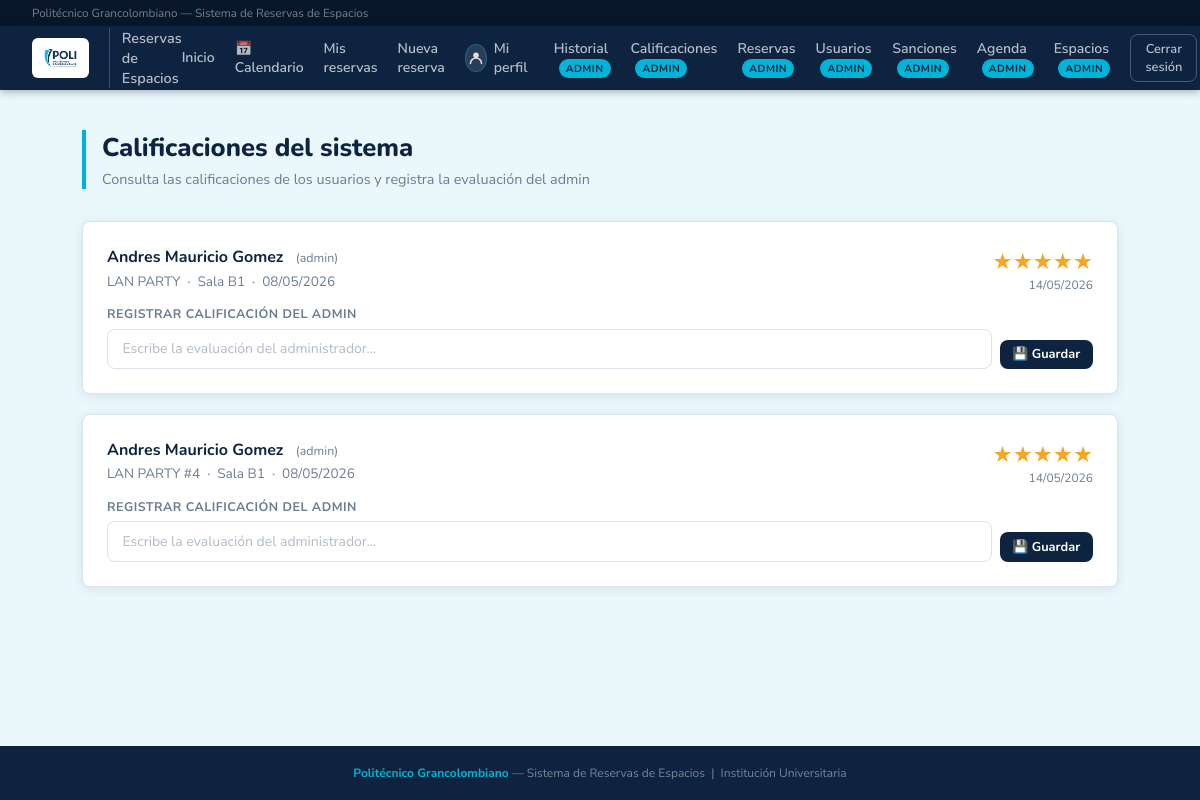
The page /admin/calificaciones (signed in) on the database its author committed.
### database.py (models this page shows, shortened)
class Calificacion(Base):
    __tablename__ = "calificacion"
    id         = Column(Integer, primary_key=True, autoincrement=True)
    puntuacion = Column(Integer, nullable=False)   # 1 a 5 estrellas
    comentario = Column(String,  nullable=True)
    fecha      = Column(Date,    nullable=False)
    respuesta_admin = Column(String, nullable=True)
    reserva_id = Column(Integer, ForeignKey("reserva.id"), unique=True, nullable=False)
    reserva    = relationship("Reserva", back_populates="calificacion")

class Usuario(Base):
    __tablename__ = "usuario"
    id         = Column(Integer, primary_key=True, autoincrement=True)
    nombre     = Column(String, nullable=False)
    correo     = Column(String, nullable=False, unique=True)
    contrasena = Column(String, nullable=False)
    rol        = Column(String, nullable=False)  # 'docente' | 'administrativo' | 'externa' | 'admin'
    activo  = Column(Boolean, default=True, nullable=False)   # False = cuenta desactivada
    strikes = Column(Integer, default=0,    nullable=False)   # Reportes asignados por el admin
    cod_docente  = Column(String,  nullable=True)
    departamento = Column(String,  nullable=True)
    dependencia = Column(String, nullable=True)
    empresa  = Column(String, nullable=True)
    telefono = Column(String, nullable=True)
    reservas = relationship("Reserva", back_populates="usuario")
    sanciones_recibidas = relationship(
        "Sancion",
        foreign_keys="Sancion.usuario_id",
        back_populates="usuario",
    )
    sanciones_aplicadas = relationship(
        "Sancion",
        foreign_keys="Sancion.admin_id",
        back_populates="admin",
    )
    __mapper_args__ = {
        "polymorphic_on": rol,
        "polymorphic_identity": "usuario",
    }

class Institucional(Usuario):
    __mapper_args__ = {"polymorphic_identity": "institucional"}

class Reserva(Base):
    __tablename__ = "reserva"
    id            = Column(Integer, primary_key=True, autoincrement=True)
    cant_personas = Column(Integer, nullable=False)
    tipo_evento   = Column(String,  nullable=False)
    finalidad     = Column(String,  nullable=True)
    indumentaria          = Column(String, nullable=True)
    servicios_adicionales = Column(String, nullable=True)  # RF-11: sonido, video, sillas, etc.
    justificacion_rechazo = Column(String, nullable=True)  # Razón del rechazo (obligatoria al rechazar)
    fecha        = Column(Date,     nullable=False)
    hora_inicio  = Column(Time,     nullable=False)
    hora_fin     = Column(Time,     nullable=False)
    estado       = Column(String,   nullable=False, default="pendiente")
    usuario_id   = Column(Integer, ForeignKey("usuario.id"), nullable=False)
    usuario            = relationship("Usuario",               back_populates="reservas")
    espacios           = relationship("Espacio",               secondary=reserva_espacio, back_populates="reservas")
    calificacion       = relationship("Calificacion",          back_populates="reserva", uselist=False)
    personas_externas  = relationship("PersonaExternaReserva", back_populates="reserva",
                                      cascade="all, delete-orphan")
    sanciones          = relationship("Sancion", back_populates="reserva")

class Espacio(Base):
    __tablename__ = "espacio"
    id        = Column(Integer, primary_key=True, autoincrement=True)
    nombre    = Column(String,  nullable=False)
    capacidad = Column(Integer, nullable=False)
    costo_externo = Column(Numeric(12, 2), nullable=True)
    reservas  = relationship("Reserva", secondary=reserva_espacio, back_populates="espacios")

### app.py (the view)
@app.route("/admin/calificaciones")
@requiere_login
@requiere_admin
def admin_calificaciones():
    u = usuario_logueado()
    calificaciones = (
        db.query(Calificacion)
        .join(Calificacion.reserva)
        .order_by(Calificacion.fecha.desc())
        .all()
    )
    promedio_global = None
    if calificaciones:
        promedio_global = round(sum(c.puntuacion for c in calificaciones) / len(calificaciones), 1)
    promedios_espacio = {}
    for cal in calificaciones:
        for esp in cal.reserva.espacios:
            if esp.nombre not in promedios_espacio:
                promedios_espacio[esp.nombre] = []
            promedios_espacio[esp.nombre].append(cal.puntuacion)
    promedios_espacio = {
        k: round(sum(v) / len(v), 1)
        for k, v in promedios_espacio.items()
    }
    dist_estrellas = {i: 0 for i in range(1, 6)}
    for cal in calificaciones:
        dist_estrellas[cal.puntuacion] = dist_estrellas.get(cal.puntuacion, 0) + 1
    return render_template(
        "admin_calificaciones.html",
        usuario=u,
        calificaciones=calificaciones,
        promedio_global=promedio_global,
        promedios_espacio=promedios_espacio,
        dist_estrellas=dist_estrellas,
        total_cals=len(calificaciones),
    )

### app.py (called while the page is built)
@app.after_request
def add_header(response):
    response.headers["Cache-Control"] = "no-cache, no-store, must-revalidate"
    response.headers["Pragma"] = "no-cache"
    response.headers["Expires"] = "0"
    return response

@app.teardown_appcontext
def shutdown_session(exception=None):
    DBSession.remove()

@app.after_request
def agregar_headers_no_cache(response):
    response.headers["Cache-Control"] = "no-store, no-cache, must-revalidate, max-age=0, post-check=0, pre-check=0"
    response.headers["Pragma"] = "no-cache"
    response.headers["Expires"] = "-1"
    return response

@app.before_request
def limpiar_sesion_al_iniciar():
    if not app.config.get("SESION_LIMPIADA"):
        session.clear()
        app.config["SESION_LIMPIADA"] = True
        _cargar_espacios_predefinidos()

def usuario_logueado():
    uid = session.get("usuario_id")
    if uid:
        return db.get(Usuario, uid)
    return None

def requiere_login(f):
    from functools import wraps
    @wraps(f)
    def wrapper(*args, **kwargs):
        u = usuario_logueado()
        if not u:
            flash("Debes iniciar sesión primero.", "warning")
            return redirect(url_for("login"))
        if not u.activo:
            session.clear()
            flash("Tu cuenta ha sido desactivada. Contacta al administrador.", "danger")
            return redirect(url_for("login"))
        return f(*args, **kwargs)
    return wrapper

def requiere_admin(f):
    from functools import wraps
    @wraps(f)
    def wrapper(*args, **kwargs):
        u = usuario_logueado()
        if not u or u.rol != "admin":
            flash("No tienes permiso para acceder a esa página.", "danger")
            return redirect(url_for("dashboard"))
        return f(*args, **kwargs)
    return wrapper

### templates/admin_calificaciones.html (shortened to what this page needs)
{% extends "base.html" %}
{% block content %}
<div class="page-header">
  <h1>Calificaciones del sistema</h1>
  <p>Consulta las calificaciones de los usuarios y registra la evaluación del admin</p>
</div>
{% if calificaciones %}
<div style="display:flex; flex-direction:column; gap:1.25rem;">
  {% for cal in calificaciones %}
  <div class="card">
    <div style="display:flex; justify-content:space-between; align-items:flex-start; flex-wrap:wrap; gap:1rem;">
      <div>
        <div style="font-weight:700; font-size:1rem; font-family:'Nunito',sans-serif; color:var(--navy);">
          {{ cal.reserva.usuario.nombre }}
          <span style="font-size:.78rem; font-weight:400; color:var(--muted); margin-left:.5rem;">({{ cal.reserva.usuario.rol }})</span>
        </div>
        <div style="font-size:.85rem; color:var(--muted); margin-top:.2rem;">
          {{ cal.reserva.tipo_evento }} &nbsp;·&nbsp;
          {% for e in cal.reserva.espacios %}{{ e.nombre }}{% endfor %} &nbsp;·&nbsp;
          {{ cal.reserva.fecha.strftime('%d/%m/%Y') }}
        </div>
      </div>
      <div style="text-align:right;">
        <div style="font-size:1.4rem; color:#f5a623;">
          {% for i in range(cal.puntuacion) %}★{% endfor %}{% for i in range(5 - cal.puntuacion) %}<span style="color:#ddd;">★</span>{% endfor %}
        </div>
        <div style="font-size:.75rem; color:var(--muted);">{{ cal.fecha.strftime('%d/%m/%Y') }}</div>
      </div>
    </div>
    {% if cal.respuesta_admin %}
    <div style="background:#eaf7ee; border-radius:6px; padding:.75rem 1rem; margin-top:.75rem; font-size:.88rem; color:#1a6630; border-left:3px solid var(--success);">
      🛡️ <strong>Respuesta del administrador:</strong> {{ cal.respuesta_admin }}
    </div>
    {% else %}
    <form method="POST" action="{{ url_for('admin_responder_calificacion', cid=cal.id) }}" style="margin-top:.75rem;">
      <div style="display:flex; gap:.5rem; align-items:flex-end;">
        <div style="flex:1;">
          <label style="display:block; font-size:.78rem; color:var(--muted); font-weight:700; text-transform:uppercase; letter-spacing:.04em; margin-bottom:.4rem;">
            Registrar calificación del admin
          </label>
          <input type="text" name="respuesta" required placeholder="Escribe la evaluación del administrador..."
            style="width:100%; background:var(--white); border:1.5px solid var(--border); color:var(--text);
                   padding:.6rem .9rem; border-radius:8px; font-family:inherit; font-size:.875rem;"/>
        </div>
        <button type="submit" class="btn btn-navy btn-sm">💾 Guardar</button>
      </div>
    </form>
    {% endif %}
  </div>
  {% endfor %}
</div>
{% else %}
<div class="card">
  <p style="text-align:center; color:var(--muted); padding:2rem 0;">
    No hay calificaciones registradas aún.
  </p>
</div>
{% endif %}
{% endblock %}

### templates/base.html (style rules this page uses)
:root { --navy: #0d2340; --navy-dark: #081629; --navy-mid: #123060; --cyan: #00b4d8; --cyan-dark: #0096b4; --cyan-light:#e0f7fc; --white: #ffffff; --gray-bg: #eaf8fc; --border: #dce3ec; --text: #1a2b42; --muted: #6b7c93; --success: #28a745; --danger: #dc3545; --warning: #e6a817; --radius: 8px; --shadow: 0 2px 12px rgba(13,35,64,.10); }
*, *::before, *::after { box-sizing: border-box; margin: 0; padding: 0; }
body { font-family: 'Nunito Sans', sans-serif; background: var(--gray-bg); color: var(--text); min-height: 100vh; display: flex; flex-direction: column; }
.page-header { margin-bottom: 2rem; border-left: 4px solid var(--cyan); padding-left: 1rem; }
.page-header h1 { font-size: 1.6rem; font-weight: 800; font-family: 'Nunito', sans-serif; color: var(--navy); }
.page-header p { color: var(--muted); font-size: .9rem; margin-top: .3rem; }
.card { background: var(--white); border: 1px solid var(--border); border-radius: var(--radius); padding: 1.5rem; box-shadow: var(--shadow); }
label { display: block; font-size: .78rem; color: var(--muted); margin-bottom: .4rem; font-weight: 700; letter-spacing: .04em; text-transform: uppercase; }
input, select { width: 100%; background: var(--white); border: 1.5px solid var(--border); color: var(--text); padding: .65rem .9rem; border-radius: var(--radius); font-family: inherit; font-size: .9rem; transition: border-color .2s, box-shadow .2s; }
input::placeholder { color: #b0bcc8; }
.btn { display: inline-flex; align-items: center; gap: .4rem; padding: .6rem 1.3rem; border-radius: var(--radius); font-family: 'Nunito', sans-serif; font-size: .875rem; font-weight: 700; cursor: pointer; border: none; transition: all .18s; }
.btn-navy { background: var(--navy); color: var(--white); }
.btn-sm { padding: .35rem .8rem; font-size: .8rem; }

### rows shown on the page
Calificacion: reserva.usuario.nombre "Andres Mauricio Gomez", reserva.usuario.rol "admin", reserva.tipo_evento "LAN PARTY", reserva.fecha "08/05/2026", fecha "14/05/2026"
Espacio: nombre "Sala B1"
Calificacion: reserva.usuario.nombre "Andres Mauricio Gomez", reserva.usuario.rol "admin", reserva.tipo_evento "LAN PARTY #4", reserva.fecha "08/05/2026", fecha "14/05/2026"
